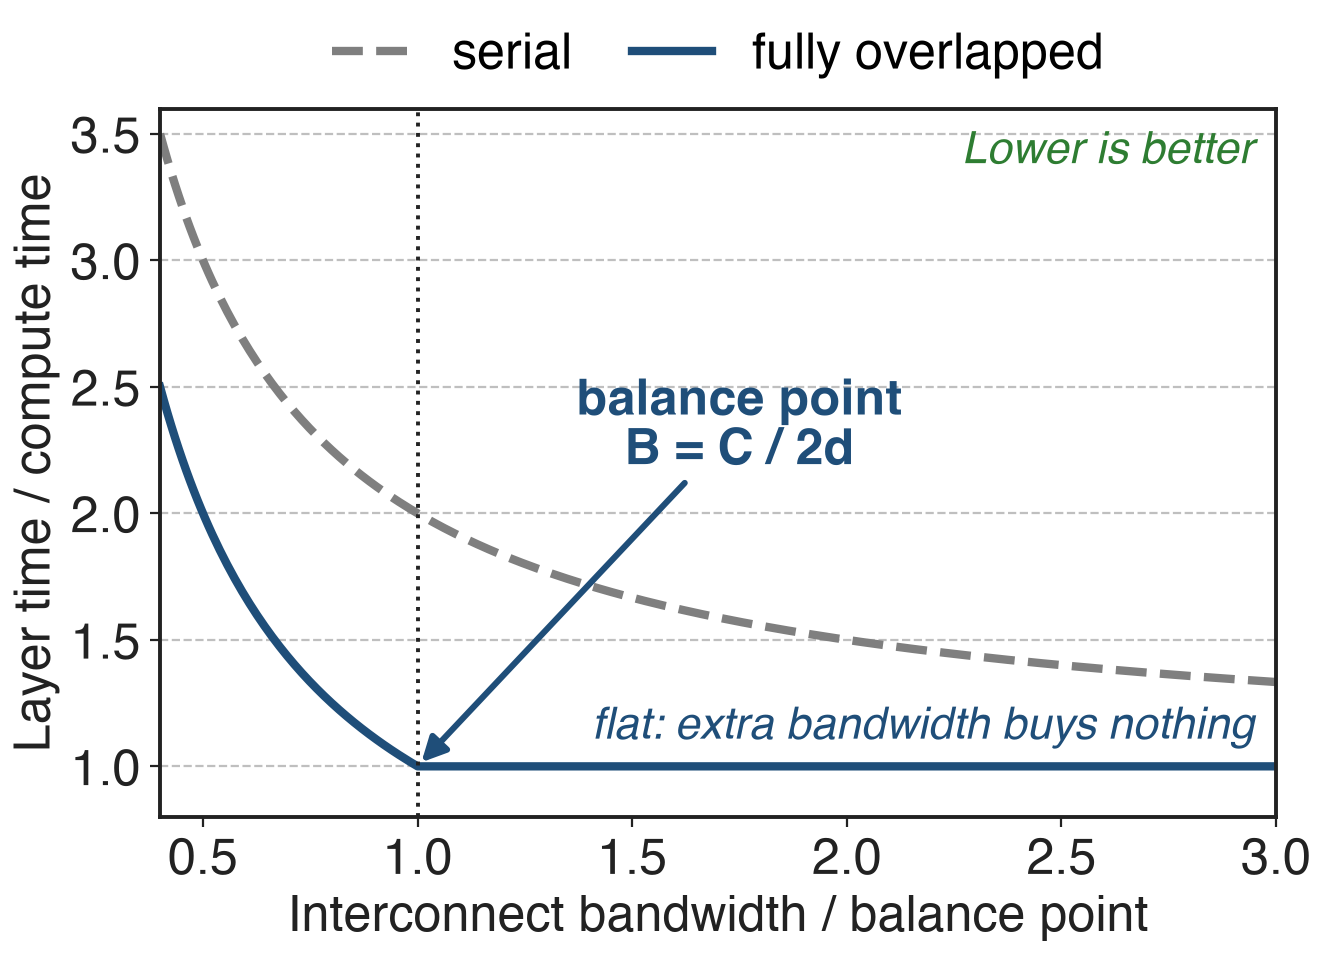

Write Python code to recreate this figure.
"""Analytic: MoE-layer time vs interconnect bandwidth, from DeepSeek-V4 §3.1 (C/B <= V_comp/V_comm).
x = B / B*, where B* = C * V_comm / V_comp is the balance point (B* = C / 6144 for V4-Pro).
Serial time / compute time = 1 + 1/x; perfectly overlapped = max(1, 1/x). No measured data."""
import sys, pathlib
import numpy as np
sys.path.insert(0, str(pathlib.Path(__file__).resolve().parents[3] / "scripts"))
import slidechart as sc

x = np.linspace(0.4, 3.0, 300)
serial = 1 + 1 / x
overlap = np.maximum(1, 1 / x)

sc.setup()
fig, ax = sc.figure("right")
ax.plot(x, serial, color=sc.GRAYS[2], linestyle="--", label="serial")
ax.plot(x, overlap, color=sc.ACCENT, label="fully overlapped")
ax.axvline(1.0, color=sc.INK, linewidth=1.4, linestyle=":")
ax.annotate("balance point\nB = C / 2d", xy=(1.0, 1.0), xytext=(1.75, 2.35), color=sc.ACCENT, fontsize=18,
            fontweight="bold", ha="center", va="center",
            arrowprops=dict(arrowstyle="-|>", color=sc.ACCENT, lw=2.2))
ax.text(2.95, 1.07, "flat: extra bandwidth buys nothing", ha="right", va="bottom", fontsize=16,
        color=sc.ACCENT, style="italic")
ax.set_xlabel("Interconnect bandwidth / balance point")
ax.set_ylabel("Layer time / compute time")
ax.set_ylim(0.8, 3.6)
ax.set_xlim(0.4, 3.0)
ax.grid(axis="x", visible=False)
sc.top_legend(ax, ncol=2)
sc.better(ax, "Lower is better", where="upper right", color=sc.GOOD)
sc.save(fig, __file__)
